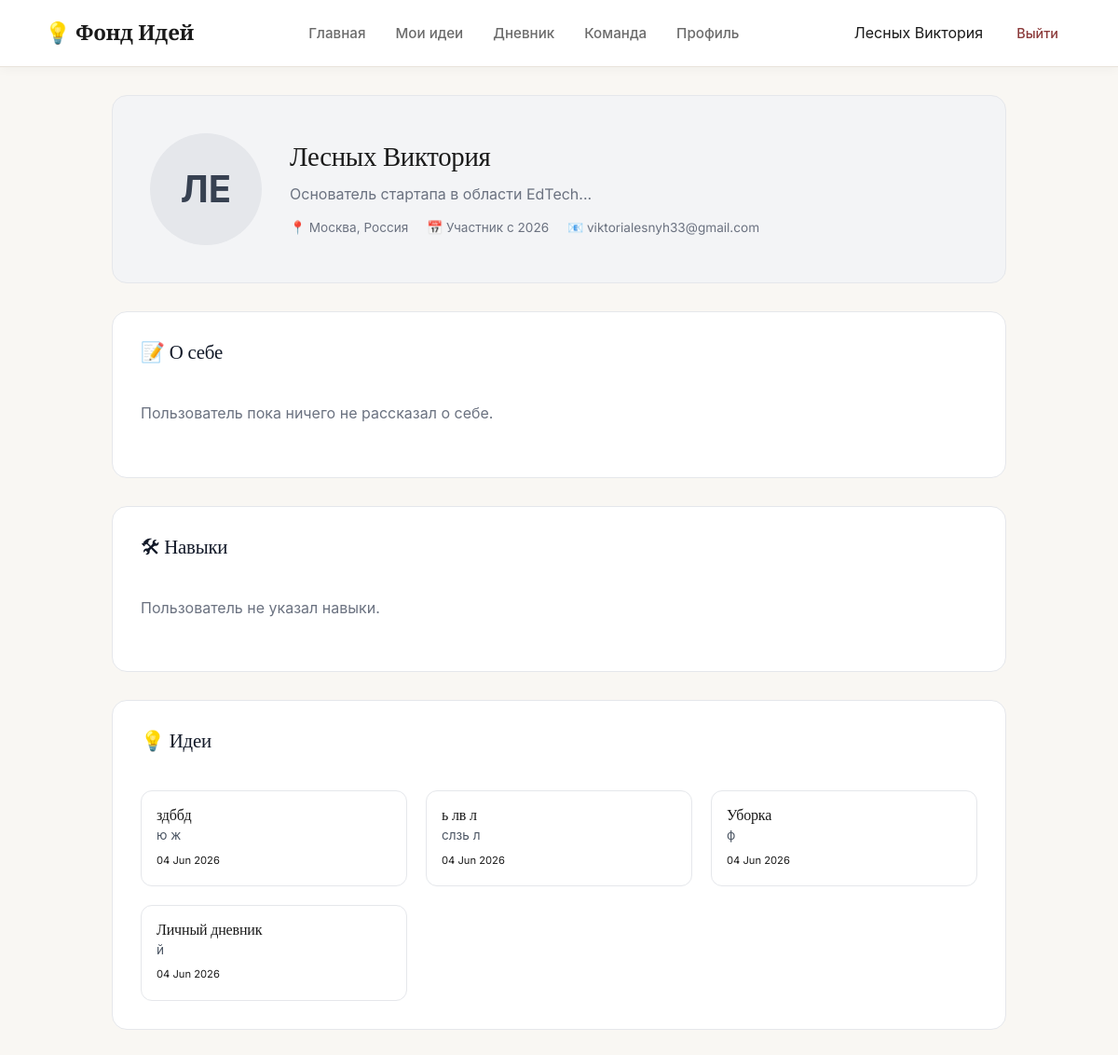
Page /user/2 (signed in) on the earlier database version.
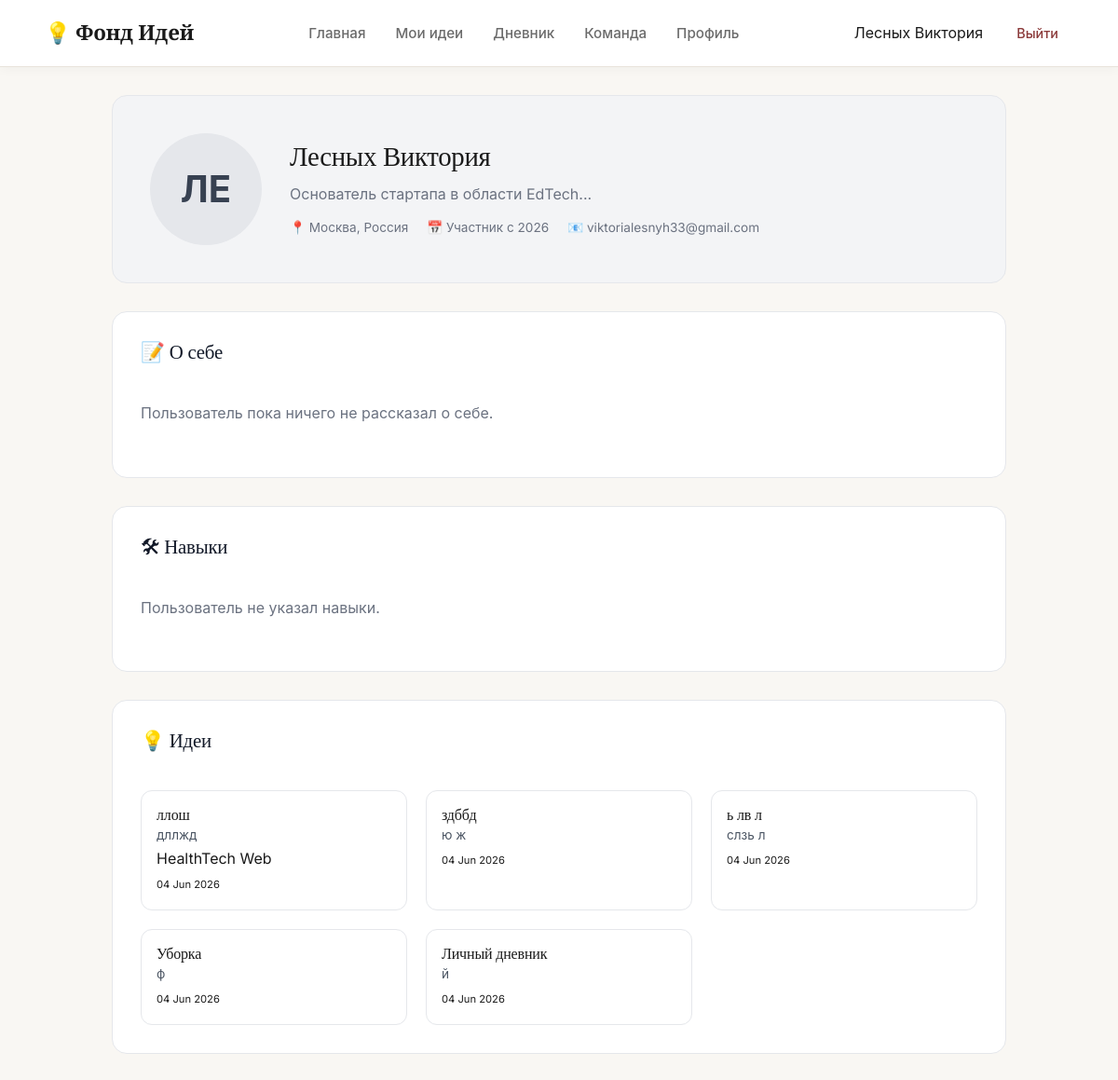
Same page on the later database version.
### data/models.py (models this page shows)
class Idea(db.Model):
    id = db.Column(db.Integer, primary_key=True)
    user_id = db.Column(db.Integer, db.ForeignKey('user.id'), nullable=False)
    title = db.Column(db.String(200), nullable=False)
    description = db.Column(db.Text)
    category = db.Column(db.String(50))
    visibility = db.Column(db.String(20), default='draft')
    license = db.Column(db.String(20), default='all_rights')
    tags = db.Column(db.String(200))
    date = db.Column(db.String(50))

### app.py (the view)
@app.route('/user/<int:user_id>')
def user_profile(user_id):
    current = get_current_user()
    user = User.query.get_or_404(user_id)
    show_email = user.is_email_visible and (current and current.id == user.id)
    show_city = user.is_city_visible
    show_skills = user.is_skills_visible
    show_bio = user.is_description_visible
    show_ideas = user.is_ideas_visible
    if current and current.id == user.id:
        show_email = show_city = show_skills = show_bio = show_ideas = True
    if show_ideas:
        if current and current.id == user.id:
            ideas = Idea.query.filter_by(user_id=user.id).order_by(Idea.id.desc()).all()
        else:
            ideas = Idea.query.filter_by(user_id=user.id, visibility='published').order_by(Idea.id.desc()).all()
    else:
        ideas = []
    return render_template('user_profile.html',
                           profile_user=user,
                           show_email=show_email,
                           show_city=show_city,
                           show_skills=show_skills,
                           show_bio=show_bio,
                           ideas=ideas,
                           current_user=current)

### app.py (called while the page is built)
def get_current_user():
    if 'user_id' in session:
        return User.query.get(session['user_id'])
    return None

### templates/user_profile.html (shortened to what the changed rows need)
<!DOCTYPE html>
<html lang="ru">
<head>
    <link rel="stylesheet" href="{{ url_for('static', filename='css/styles.css') }}">
    <link rel="stylesheet" href="{{ url_for('static', filename='css/profile.css') }}">
</head>
<body class="dash-body">
    <main class="profile-main">
        <div class="profile-header">
            <div class="profile-info">
                <h1>{{ profile_user.username }}</h1>
            </div>
        </div>
        {% if show_bio %}
        <div class="section-card">
            <div class="section-header"><h2>📝 О себе</h2></div>
        </div>
        {% endif %}
        {% if show_skills and profile_user.skills %}
        <div class="section-card">
            <div class="section-header"><h2>🛠 Навыки</h2></div>
            <div class="skills-grid">
                {% for skill in profile_user.skills %}
                <div class="skill-card">
                    <div class="skill-top">
                        <span class="skill-icon">{{ skill.icon }}</span>
                        <h3>{{ skill.name }}</h3>
                    </div>
                    <div class="progress-bar"><div class="fill" style="width: {{ skill.level }}%;"></div></div>
                    <div class="skill-level">{{ skill.level_text }}</div>
                </div>
                {% endfor %}
            </div>
        </div>
        {% elif show_skills %}
        <div class="section-card">
            <div class="section-header"><h2>🛠 Навыки</h2></div>
        </div>
        {% endif %}
        {% if ideas %}
        <div class="section-card">
            <div class="section-header"><h2>💡 Идеи</h2></div>
            <div class="ideas-grid" style="display: grid; grid-template-columns: repeat(auto-fill, minmax(280px,1fr)); gap: 20px;">
                {% for idea in ideas %}
                <div class="idea-card" style="padding: 16px; border:1px solid #e5e7eb; border-radius: 12px;">
                    <h3 style="font-size:1rem;">{{ idea.title }}</h3>
                    <p style="font-size:0.85rem; color:#4b5563;">{{ idea.description[:120] }}{% if idea.description|length > 120 %}...{% endif %}</p>
                    <div class="card-tags">
                        {% if idea.tags %}
                            {% for tag in idea.tags.split(',')[:2] %}
                                <span>{{ tag.strip() }}</span>
                            {% endfor %}
                        {% endif %}
                    </div>
                    <span class="date" style="font-size:0.7rem;">{{ idea.date }}</span>
                </div>
                {% endfor %}
            </div>
        </div>
        {% elif show_ideas %}
        <div class="section-card">
            <div class="section-header"><h2>💡 Идеи</h2></div>
            <p>У пользователя пока нет идей.</p>
        </div>
        {% endif %}
    </main>
</body>
</html>

Differences in the rows shown:
added Idea: title "ллош", description "дллжд", strip "HealthTech" "Web", date "04 Jun 2026"
